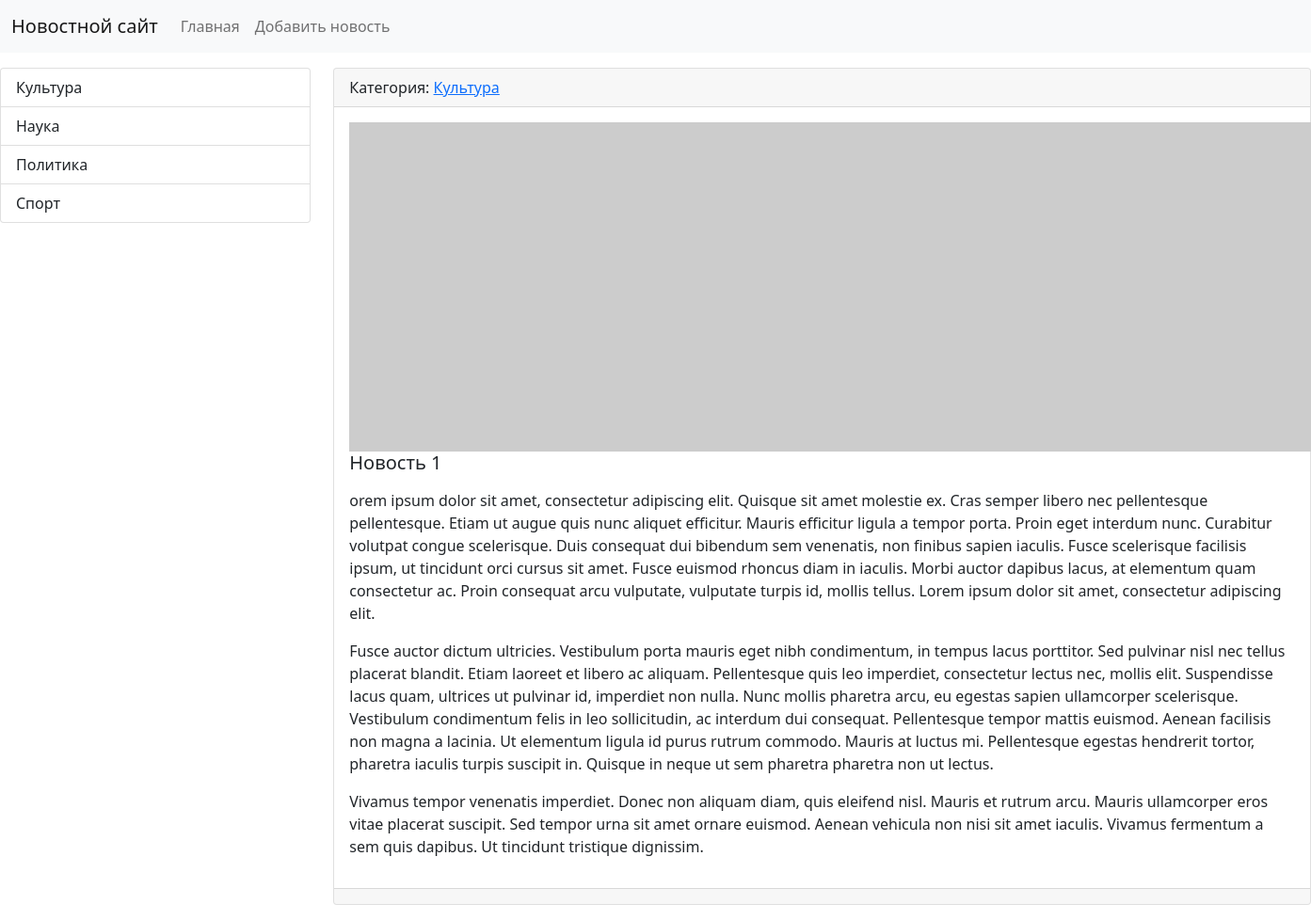
The page /news/1/ on the database its author committed.
### news/models.py (models this page shows, shortened)
class Category(models.Model):
    title = models.CharField(max_length=150, db_index=True, verbose_name='Наименование категории')
    def get_absolute_url(self):
        return reverse('category', kwargs={"category_id": self.pk})
    def __str__(self):
        return self.title
    class Meta:
        verbose_name = 'Категория'
        verbose_name_plural = 'Категории'
        ordering = ['title']

class News(models.Model):
    title = models.CharField(max_length=150, verbose_name='Наименование')
    content = models.TextField(blank=True, verbose_name='Контент')
    created_at = models.DateTimeField(auto_now_add=True, verbose_name='Дата публикации')
    updated_at = models.DateTimeField(auto_now=True, verbose_name='Обновлено')
    photo = models.ImageField(upload_to='photos/%Y/%m/$d/', verbose_name='Фото', blank=True)
    is_published = models.BooleanField(default=True, verbose_name='Опубликовано')
    category = models.ForeignKey('Category', on_delete=models.PROTECT, null=True, verbose_name='Категория')
    class Meta:
        verbose_name = 'Новость'
        verbose_name_plural = 'Новости'
        ordering = ['-created_at']

### news/views.py (the view)
# urls.py: path('news/<int:news_id>/', view_news, name='view_news'),
def view_news(request, news_id):
    news_item = get_object_or_404(News, pk=news_id)
    return render(request, 'news/view_news.html', {"news_item": news_item})

### news/templatetags/news_tags.py (called while the page is built)
@register.inclusion_tag('news/list_categories.html')
def show_categories(arg1='Hello', arg2='world'):
    categories = Category.objects. all()
    return {"categories": categories, "arg1": arg1, "arg2": arg2}

### news/templates/news/view_news.html (shortened to what this page needs)
{% extends 'base.html' %}
{% block sidebar %}
{% include 'include/_sidebar.html' %}
{% endblock %}
{% block content %}
<div class="card mb-3">
    <div class="card-header">
        Категория: <a href="{{ news_item.category.get_absolute_url }}"> {{ news_item.category }}</a>
    </div>
    <div class="card-body">
        <div class="media">
            {% if item.photo %}
            <img src="{{ news_item.photo.url }}" alt="" width="350" class="mr-3">
            {% else %}
            <img src="https://picsum.photos/id/1060/350/235/?blur=2" alt="" class="mr-3">
            {% endif %}
            <div class="media-body">
                <h5 class="card-title">{{ news_item.title }}</h5>
                <p class="card-text">{{ news_item.content|safe|linebreaks }}</p>
            </div>
        </div>
    </div>
    <div class="card-footer text-muted">
    </div>
</div>
{% endblock %}

### news/templates/news/list_categories.html
<div class="list-group">
    {% for item in categories %}
    <a href="{{ item.get_absolute_url }}" class="list-group-item list-group-item-action">{{ item.title }}</a>
    {% endfor %}
</div>

### rows shown on the page
Category: title "Культура"
Category: title "Наука"
Category: title "Политика"
Category: title "Спорт"
News: category "Культура", title "Новость 1", content "orem ipsum dolor sit amet, consectetur adipiscing elit. Quisque sit amet molestie ex. Cras semper libero nec pellentesque pellentesque. Etiam ut augue quis nunc aliquet efficitur. Mauris efficitur ligula a tempor porta. Proin eget interdum nunc. Curabitur volutpat congue scelerisque. Duis consequat dui bibendum sem venenatis, non finibus sapien iaculis. Fusce scelerisque facilisis ipsum, ut tincidunt orci cursus sit amet. Fusce euismod rhoncus diam in iaculis. Morbi auctor dapibus lacus, at elementum quam consectetur ac. Proin consequat arcu vulputate, vulputate turpis id, mollis tellus. Lorem ipsum dolor sit amet, consectetur adipiscing elit. Fusce auctor dictum ultricies. Vestibulum porta…"
